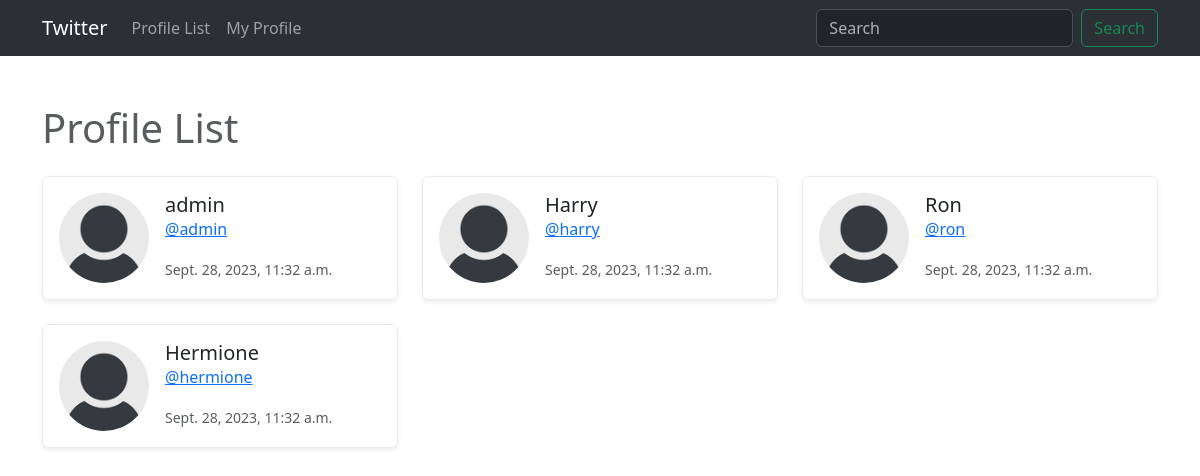
The app's page /profile_list/ (signed in), older data.
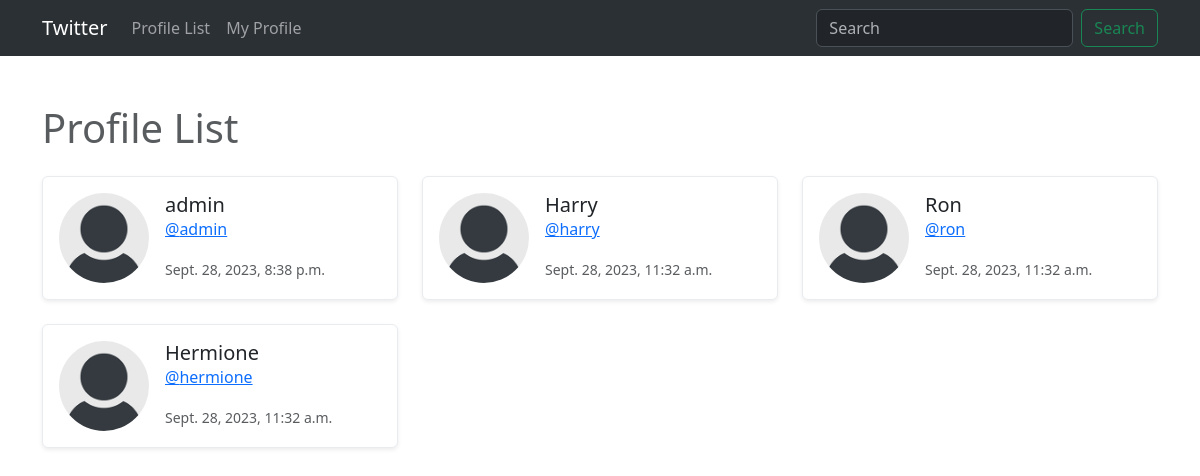
The same page, newer data.
### main/models.py (models this page shows, shortened)
class Profile(models.Model):
    user = models.OneToOneField(User, on_delete=models.CASCADE)
    follows = models.ManyToManyField(
        'self', related_name='followed_by', symmetrical=False, blank=True)
    date_modified = models.DateTimeField(User, auto_now=True)

### main/views.py (the view)
# urls.py: path('profile_list/', views.profile_list, name='profile_list'),
def profile_list(request):
    if request.user.is_authenticated:
        profiles = Profile.objects.exclude(user=request.user)
        context = {"profiles": profiles}
        return render(request, 'profile_list.html', context)
    else:
        messages.success(request, ('You must be logged in to view this page!'))
        return redirect('home')

### main/templates/profile_list.html
{% extends "base.html" %} {% load static %} {% block content %}
<h1 class="text-muted my-4">Profile List</h1>
{% if profiles %}
<div class="row row-cols-1 row-cols-md-2 row-cols-lg-3 row-cols-xl-3 g-4">
  {% for profile in profiles %}
  <div class="col">
    <div class="card shadow-sm border border-light-subtle">
      <div class="card-body">
        <div class="d-flex gap-3">
          <img
            src="{% static 'images/default_profile_pic.png' %}"
            style="width: 90px; height: 90px"
            class="rounded-circle object-fit-cover"
            alt="profile image" />
          <div>
            <h5 class="card-title m-0">{{profile.user.username}}</h5>
            <p class="card-text">
              <a href="{% url 'profile' profile.user.id %}">@{{profile.user.username|lower}}</a>
            </p>
            <p class="card-text m-0">
              <small class="text-body-secondary"
                >{{profile.date_modified}}</small
              >
            </p>
          </div>
        </div>
      </div>
    </div>
  </div>
  {% endfor %}
</div>
{% endif %} {% endblock %}

Row changes from the older to the newer data that the page shows:
changed Profile "admin": date_modified "Sept. 28, 2023, 11:32 a.m." → "Sept. 28, 2023, 8:38 p.m."
